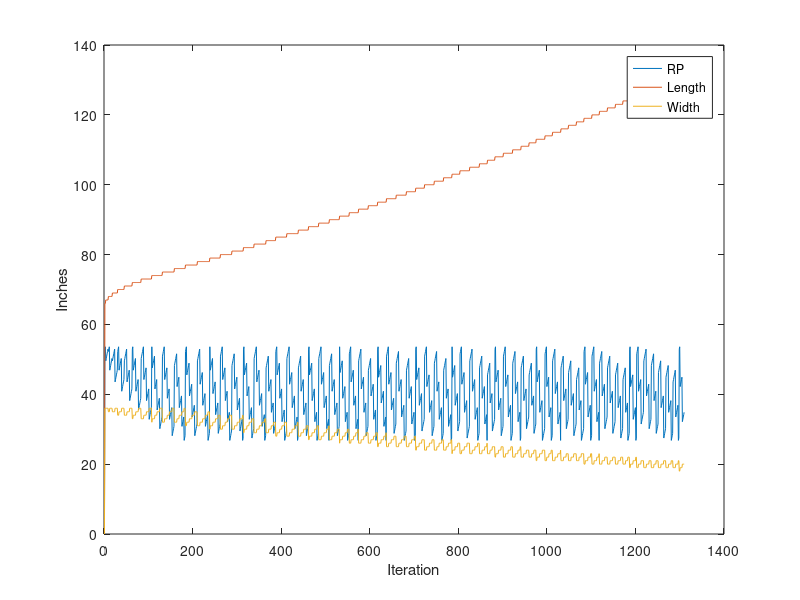

Reproduce this figure in MATLAB.
clear all
close all
clc

prompt = 'Which point would you like to pull?';
point = input(prompt);

%prompt2 = 'What is the wing length?';
%x = input(prompt2);

B_Perc = .4;
SA = 2222.3232;

Length = 0;
Width = 0;
RP = 0;


for x = 0:1:132
    L = x;
    for y = 0:1:36
        W = y;
        for z = .4:.01:.8
            R = z;
            
            B = W*B_Perc;
            ll = L*R;
            
            T = L - ll;
            Q = W - B;
            
            Surf = (ll*Q)+(B*L)+((Q*T)/2);
            
            if Surf>SA && Surf<(SA*1.02)
                Length = [Length L];
                Width = [Width W];
                RP = [RP R];                            
            end
            
        end
    end
end





Wing_Length = Length(point);
Wing_Width = Width(point);
Wing_RP = RP(point)*Wing_Length;

plot(RP*Wing_Length)
hold on
plot(Length)
hold on
plot(Width)
hold on
legend('RP','Length','Width')
xlabel('Iteration')
ylabel('Inches')

wl=['Wing Length = ',num2str(Wing_Length)];
ww=['Wing Width = ',num2str(Wing_Width)];
cl=['Chamfer Location = ',num2str(Wing_RP)];

disp(wl)
disp(ww)
disp(cl)


